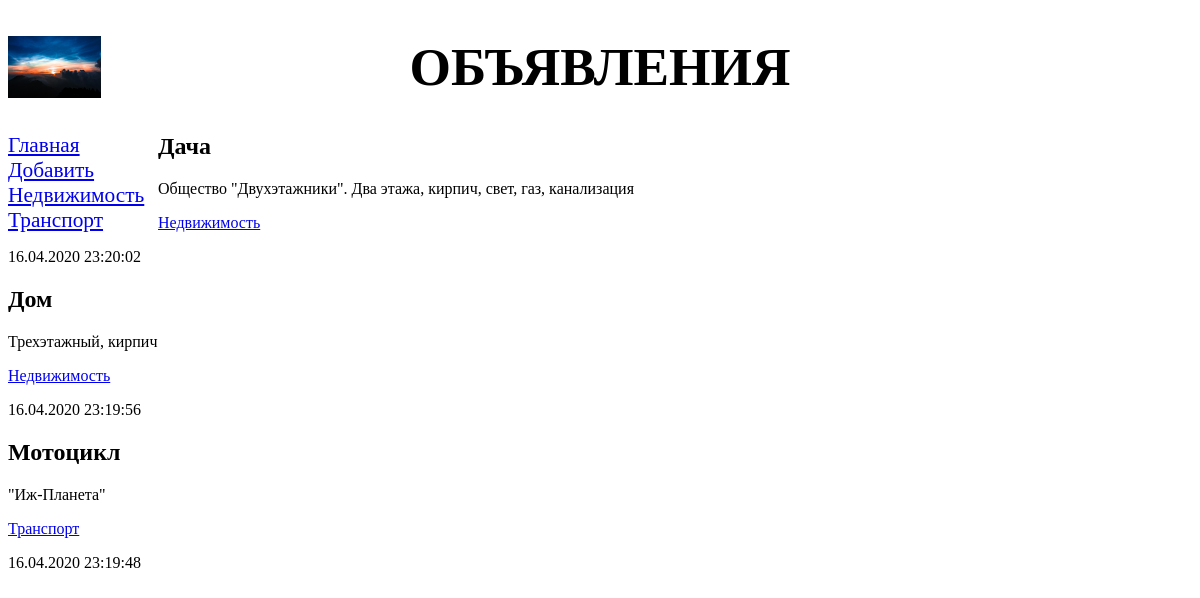
/bboard/, run on the app's committed database.
### bboard/models.py (models this page shows, shortened)
class Rubric(models.Model):
    name = models.CharField(
        max_length=20,
        db_index=True,
        verbose_name='Название'
        )
    class Meta:
        verbose_name_plural = 'Рубрики'
        verbose_name = 'Рубрика'
        ordering = ['name']

class Bb(models.Model):
    title = models.CharField(max_length=50, verbose_name='Товар')
    content = models.TextField(
        null=True,
        blank=True,
        verbose_name='Описание'
        )
    price = models.FloatField(
        null=True,
        blank=True,
        verbose_name='Цена'
        )
    published = models.DateTimeField(
        auto_now=True,
        db_index = True,
        verbose_name='Опубликовано'
        )
    rubric = models.ForeignKey(
        'Rubric',
        null=True,
        on_delete = models.PROTECT,
        verbose_name = 'Рубрика'
    )
    class Meta:
        verbose_name_plural = "Объявления"
        verbose_name = 'Объявление'
        ordering = ['-published']

### bboard/views.py (the view)
# urls.py: path('', index, name='index'),
def index(request):
    bbs = Bb.objects.all()
    rubrics = Rubric.objects.all()
    context = {
        'bbs': bbs,
        'rubrics': rubrics,
        }
    return render(request, 'bboard/index.html', context)

### bboard/templates/bboard/index.html
{% extends "layout/basic.html" %}
{% block content %}
    {% for bb in bbs %}
        <div class='b'>
            <h2>{{ bb.title }}</h2>
            <p>{{ bb.content }}</p>
            <p><a href="{% url 'by_rubric' bb.rubric.pk %}">{{ bb.rubric.name }}</a></p>
            <p>{{ bb.published|date:'d.m.Y H:i:s' }}</p>
        </div>
    {% endfor %}
{% endblock %}

### bboard/templates/layout/basic.html (shortened to what this page needs)
{% load static %}
<!DOCTYPE html>
<html>
    <head>
        <link rel='stylesheet' type='text/css' href="{% static 'bboard/style.css' %}">
    </head>
    <body>
        <header>
            <h1>Объявления</h1>
        </header>
        <nav>
            <a href = '{% url "index" %}'>Главная</a>
            <a href="{% url 'add' %}">Добавить</a>
            {% for rubric in rubrics %}
            <a href="{% url 'by_rubric' rubric.pk %}">{{ rubric.name }}</a>
            {% endfor %}
        </nav>
        <section>
            {% block content %}
            {% endblock %}
        </section>
    </body>
</html>

### static/bboard/style.css (style rules this page uses)
header h1 { font-size: 40pt; text-transform: uppercase; text-align: center; background: url("bg.jpg") left / auto 100% no-repeat; }
nav { font-size: 16pt; width: 150px; float: left; display: block; }

### data on the page
Rubric: name "Недвижимость"
Rubric: name "Транспорт"
Bb: title "Дача", content "Общество \"Двухэтажники\". Два этажа, кирпич, свет, газ, канализация", rubric.name "Недвижимость", published "16.04.2020 23:20:02"
Bb: title "Дом", content "Трехэтажный, кирпич", rubric.name "Недвижимость", published "16.04.2020 23:19:56"
Bb: title "Мотоцикл", content "\"Иж-Планета\"", rubric.name "Транспорт", published "16.04.2020 23:19:48"
